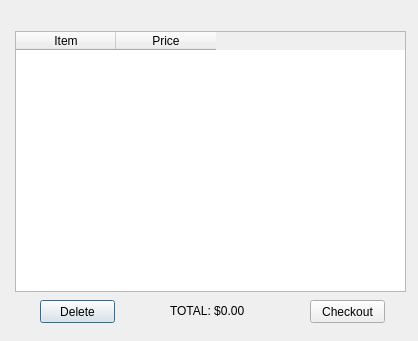
<?xml version="1.0" encoding="UTF-8"?>
<ui version="4.0">
 <class>ShoppingCart</class>
 <widget class="QDialog" name="ShoppingCart">
  <property name="geometry">
   <rect>
    <x>0</x>
    <y>0</y>
    <width>418</width>
    <height>341</height>
   </rect>
  </property>
  <property name="windowTitle">
   <string>Shopping Cart</string>
  </property>
  <widget class="QTableWidget" name="shoppingTable">
   <property name="geometry">
    <rect>
     <x>15</x>
     <y>31</y>
     <width>391</width>
     <height>261</height>
    </rect>
   </property>
   <property name="autoFillBackground">
    <bool>false</bool>
   </property>
   <column>
    <property name="text">
     <string>Item</string>
    </property>
   </column>
   <column>
    <property name="text">
     <string>Price</string>
    </property>
   </column>
  </widget>
  <widget class="Buttons" name="delete_2">
   <property name="geometry">
    <rect>
     <x>40</x>
     <y>300</y>
     <width>75</width>
     <height>23</height>
    </rect>
   </property>
   <property name="text">
    <string>Delete</string>
   </property>
  </widget>
  <widget class="Buttons" name="checkout">
   <property name="geometry">
    <rect>
     <x>310</x>
     <y>300</y>
     <width>75</width>
     <height>23</height>
    </rect>
   </property>
   <property name="text">
    <string>Checkout</string>
   </property>
  </widget>
  <widget class="QLabel" name="label">
   <property name="geometry">
    <rect>
     <x>170</x>
     <y>300</y>
     <width>81</width>
     <height>21</height>
    </rect>
   </property>
   <property name="text">
    <string>TOTAL: $0.00</string>
   </property>
  </widget>
 </widget>
 <customwidgets>
  <customwidget>
   <class>Buttons</class>
   <extends>QPushButton</extends>
   <header location="global">buttons.h</header>
  </customwidget>
 </customwidgets>
 <resources/>
 <connections/>
</ui>
